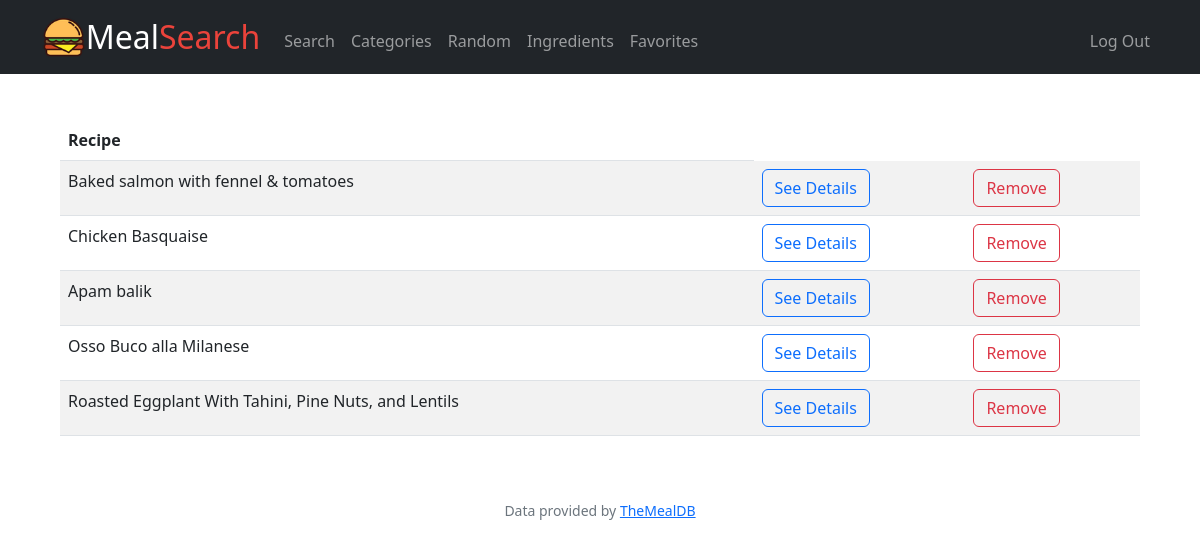
Page /favorites (signed in) on the earlier database version.
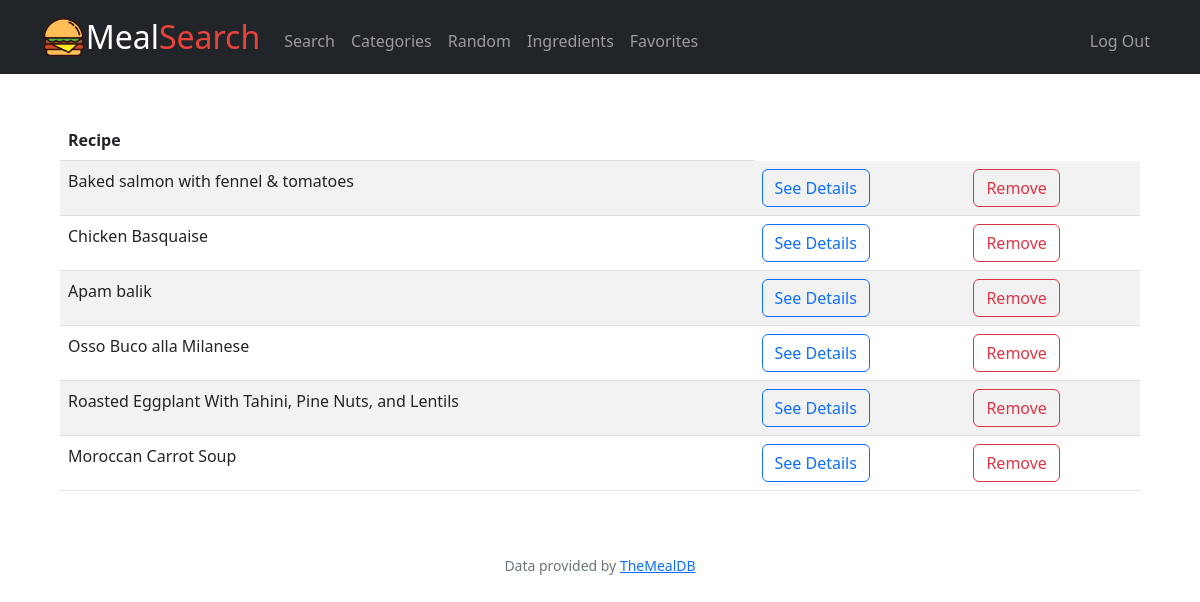
Same page on the later database version.
### tables this page shows
CREATE TABLE favorites (
person_id INTEGER NOT NULL,
meal_id INTEGER NOT NULL,
meal_name TEXT NOT NULL,
FOREIGN KEY(person_id) REFERENCES users(id)
);

### app.py (the view)
@app.route("/favorites")
@login_required
def favorites():
    user = session["user_id"]
    favorites = db.execute("SELECT * FROM favorites WHERE person_id = ?", user)
    return render_template("favorites.html", favorites=favorites)

### app.py (called while the page is built)
@app.after_request
def after_request(response):
    response.headers["Cache-Control"] = "no-cache, no-store, must-revalidate"
    response.headers["Expires"] = 0
    response.headers["Pragma"] = "no-cache"
    return response

### helpers.py (called while the page is built)
def login_required(f):
    @wraps(f)
    def decorated_function(*args, **kwargs):
        if session.get("user_id") is None:
            return redirect("/login")
        return f(*args, **kwargs)
    return decorated_function

### templates/favorites.html (shortened to what this page needs)
{% extends "layout.html" %}
{% block main %}
<section class="p-5">
    <div class="container">
        <table class="table table-striped">
            <thead>
                <tr>
                    <th class = "text-start">Recipe</th>
                </tr>
            </thead>
            <tbody>
                {% for line in favorites %}
                    <tr>
                        <td class="text-start">{{line.meal_name}}</td>
                        <td>
                            <form action="/details" method="get">
                                <input type="submit" value="See Details" class="btn btn-outline-primary">
                            </form>
                        </td>
                        <td>
                            <form action="/remove_favorite" method="post">
                                <input type="submit" value="Remove" class="btn btn-outline-danger">
                            </form>
                        </td>
                    </tr>
                {% endfor %}
            </tbody>
        </table>
    </div>
</section>
{% endblock %}

Differences in the rows shown:
added favorites: meal_name "Moroccan Carrot Soup"
